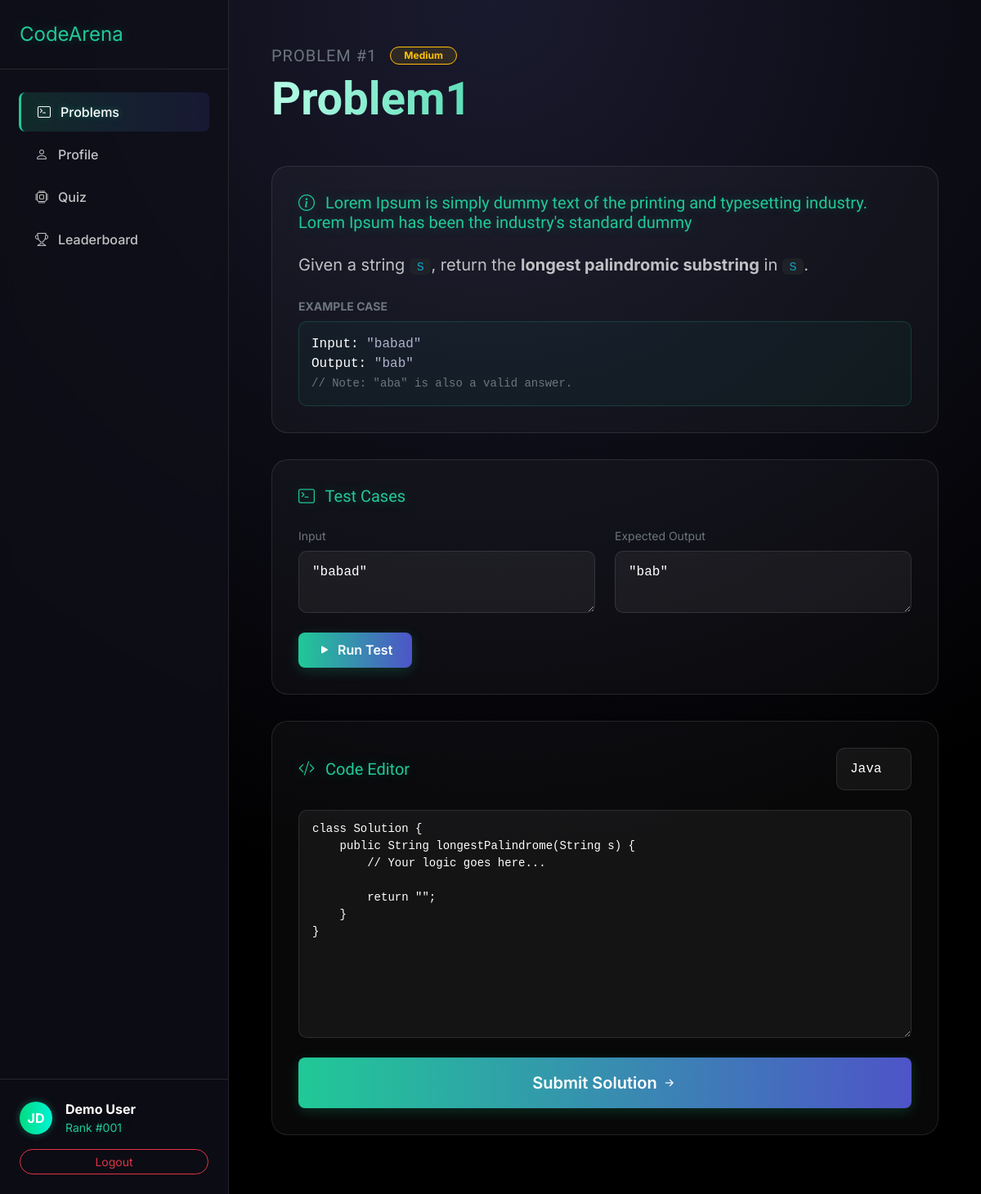
Screenshot of /problem/1/ (signed in) with the database file from the repository.
### CodeArena_app/models.py (models this page shows, shortened)
class Problem(models.Model):
    DIFFICULTY_CHOICES = [
        ('easy', 'Easy'),
        ('medium', 'Medium'),
        ('hard', 'Hard'),
    ]
    title = models.CharField(max_length=200)
    description = models.TextField()
    topic = models.ForeignKey(
        Topic,
        on_delete=models.CASCADE,
        related_name='problems'
    )
    difficulty = models.CharField(max_length=10, choices=DIFFICULTY_CHOICES)
    created_by = models.ForeignKey(
        settings.AUTH_USER_MODEL,
        on_delete=models.CASCADE,
        related_name='created_problems'
    )
    created_at = models.DateTimeField(auto_now_add=True)

### CodeArena_app/views.py (the view)
# urls.py: path("problem/<int:problem_id>/", views.problem_detail_view, name="problem_detail"),
@login_required
def problem_detail_view(request, problem_id):
    problem = Problem.objects.get(id=problem_id)
    return render(request, "problemPage.html", {
        "problem": problem
    })

### templates/problempage.html (shortened to what this page needs)
<!DOCTYPE html>
<html lang="en">
<head>
    <link href="https://cdn.jsdelivr.net/npm/bootstrap@5.3.2/dist/css/bootstrap.min.css" rel="stylesheet">
    <link rel="stylesheet" href="https://cdn.jsdelivr.net/npm/bootstrap-icons@1.13.1/font/bootstrap-icons.min.css">
</head>
<body>
    <div class="bg-radial">
        <aside class="sidebar d-none d-lg-flex">
            <div class="p-4 border-bottom border-white border-opacity-10">
                <span class="font-orbitron fs-4 text-cyan">CodeArena</span>
            </div>
            <nav class="mt-4 flex-grow-1 px-2">
                <a href="{% url 'dashboard'%}" class="nav-link-custom active"><i class="bi bi-terminal"></i> Problems</a>
                <a href="{% url 'profile' %}" class="nav-link-custom"><i class="bi bi-person"></i> Profile</a>
                <a href="{% url 'quiz' %}" class="nav-link-custom"><i class="bi bi-cpu"></i> Quiz</a>
                <a href="{%url 'leaderboard' %}" class="nav-link-custom"><i class="bi bi-trophy"></i> Leaderboard</a>
            </nav>
            <div class="p-4 mt-auto border-top border-white border-opacity-10">
                <div class="d-flex align-items-center gap-3 mb-3">
                    <div class="avatar-circle">JD</div>
                    <div>
                        <div class="fw-bold text-white">Demo User</div>
                        <div class="text-cyan small">Rank #001</div>
                    </div>
                </div>
                <button class="btn btn-outline-danger btn-sm w-100 rounded-pill">Logout</button>
            </div>
        </aside>
        <main class="main-content">
            <div class="container-fluid" style="max-width: 1000px;">
                <div class="mb-5 mt-3">
                    <div class="d-flex align-items-center gap-3 mb-2">
                        <h5 class="text-secondary m-0" style="font-family: 'Orbitron'; letter-spacing: 1px;">PROBLEM #{{problem.id}}</h5>
                        <span class="badge bg-warning bg-opacity-10 text-warning border border-warning rounded-pill px-3"> {{ problem.difficulty|title }}</span>
                    </div>
                    <h1 class="display-4 fw-bold hero-gradient-text">{{ problem.title }}</h1>
                </div>
                <div class="plugin-card futuristic">
                    <h5 class="font-heading text-cyan mb-4"><i class="bi bi-info-circle me-2"></i> {{ problem.description }}</h5>
                    <p class="fs-5 text-light opacity-75" style="line-height: 1.6;">
                        Given a string <code class="text-info bg-dark px-2 rounded">s</code>, return the <strong>longest palindromic substring</strong> in <code class="text-info bg-dark px-2 rounded">s</code>.
                    </p>
                    <div class="mt-4">
                        <p class="small text-secondary mb-2 text-uppercase fw-bold">Example Case</p>
                        <div class="example-box">
                            <span class="text-white">Input:</span> "babad"<br>
                            <span class="text-white">Output:</span> "bab"<br>
                            <span class="text-secondary small">// Note: "aba" is also a valid answer.</span>
                        </div>
                    </div>
                </div>
                <div class="plugin-card futuristic">
                    <h5 class="font-heading text-cyan mb-4"><i class="bi bi-terminal me-2"></i> Test Cases</h5>
                    <div class="row g-4">
                        <div class="col-md-6">
                            <label class="form-label text-secondary small">Input</label>
                            <textarea class="form-control form-control-dark" rows="2" readonly>"babad"</textarea>
                        </div>
                        <div class="col-md-6">
                            <label class="form-label text-secondary small">Expected Output</label>
                            <textarea class="form-control form-control-dark" rows="2" readonly>"bab"</textarea>
                        </div>
                    </div>
                    <div class="d-flex align-items-center mt-4 gap-3">
                        <button class="btn btn-glow" onclick="runSim()">
                            <i class="bi bi-play-fill me-1"></i> Run Test
                        </button>
                    </div>
                </div>
                <div class="plugin-card futuristic">
                    <div class="d-flex justify-content-between align-items-center mb-4">
                        <h5 class="font-heading text-cyan mb-0"><i class="bi bi-code-slash me-2"></i> Code Editor</h5>
                        <select class="form-select form-select-dark w-auto btn-sm">
                            <option>Java</option>
                        </select>
                    </div>
                    <textarea class="form-control form-control-dark mb-4" rows="12" style="font-size: 14px; line-height: 1.5;">
class Solution {
    public String longestPalindrome(String s) {
        // Your logic goes here...
        return "";
    }
}</textarea>
                    <button class="btn btn-glow w-100 py-3 fs-5" onclick="submitSim()">
                        Submit Solution <i class="bi bi-arrow-right-short"></i>
                    </button>
                </div>
            </div>
        </main>
    </div>
</body>
</html>

### templates/problempage.html (style rules this page uses)
:root { --primary-glow: #20c997; --secondary-glow: #8f94fb; --bg-dark: #050505; --card-bg: rgba(255, 255, 255, 0.03); --card-border: rgba(255, 255, 255, 0.1); --glow-gradient: linear-gradient(90deg, #00dc82, #0ff, #ff00ff); }
body { margin: 0; background-color: var(--bg-dark); font-family: 'Inter', sans-serif; color: #e0e0e0; min-height: 100vh; }
.bg-radial { background: radial-gradient(circle at top center, #1a1a2e 0%, #000000 70%); min-height: 100vh; width: 100%; }
h1, h2, h3, h4, h5, .font-heading { font-family: 'Orbitron', sans-serif; }
.sidebar { width: 280px; background: rgba(15, 15, 26, 0.8); backdrop-filter: blur(10px); border-right: 1px solid rgba(255, 255, 255, 0.1); position: fixed; top: 0; bottom: 0; left: 0; display: flex; flex-direction: column; z-index: 1050; }
.nav-link-custom { padding: 12px 20px; margin: 4px 15px; border-radius: 8px; color: rgba(255, 255, 255, 0.75); display: flex; align-items: center; gap: 12px; transition: all 0.3s ease; text-decoration: none; font-weight: 500; }
.nav-link-custom:hover, .nav-link-custom.active { background: linear-gradient(90deg, rgba(32, 201, 151, 0.15), rgba(78, 84, 200, 0.15)); color: #ffffff; border-left: 3px solid #20c997; text-shadow: 0 0 8px rgba(32, 201, 151, 0.4); }
.main-content { padding: 20px; transition: margin-left 0.3s ease; }
@media (min-width: 992px) { .main-content { margin-left: 280px; padding: 40px; } }
.plugin-card.futuristic { position: relative; background: var(--card-bg); border: 1px solid var(--card-border); border-radius: 20px; padding: 2rem; transition: all 0.4s cubic-bezier(0.175, 0.885, 0.32, 1.275); overflow: hidden; margin-bottom: 2rem; }
.plugin-card.futuristic::after { content: ""; position: absolute; top: 0; left: 0; right: 0; height: 1px; background: linear-gradient(90deg, transparent, var(--primary-glow), transparent); transform: translateX(-100%); transition: 0.6s; }
.text-cyan { color: var(--primary-glow); text-shadow: 0 0 15px rgba(32, 201, 151, 0.3); }
.hero-gradient-text { background: linear-gradient(90deg, #b7fce7 0%, #20c997 50%, #8f94fb 100%); -webkit-background-clip: text; -webkit-text-fill-color: transparent; font-weight: 700; }
.btn-glow { background: linear-gradient(90deg, #20c997, #4e54c8); color: white; border: none; padding: 0.6rem 1.5rem; font-weight: 600; border-radius: 8px; transition: all 0.3s ease; box-shadow: 0 4px 15px rgba(32, 201, 151, 0.2); }
.form-control-dark, .form-select-dark { background: rgba(255, 255, 255, 0.05) !important; border: 1px solid var(--card-border) !important; color: #fff !important; border-radius: 10px; padding: 0.8rem 1rem; font-family: 'JetBrains Mono', monospace; transition: all 0.3s ease; }
.example-box { background: rgba(32, 201, 151, 0.05); border: 1px solid rgba(32, 201, 151, 0.2); padding: 15px; border-radius: 10px; color: #b0b0cc; font-family: 'JetBrains Mono', monospace; }
.avatar-circle { width: 40px; height: 40px; background: var(--glow-gradient); background-size: 300%; animation: borderFlow 4s infinite linear; border-radius: 50%; display: flex; align-items: center; justify-content: center; font-weight: bold; color: white; box-shadow: 0 0 10px rgba(32, 201, 151, 0.4); }

### rows the page displays
Problem: id "1", difficulty "Medium", title "Problem1", description "Lorem Ipsum is simply dummy text of the printing and typesetting industry. Lorem Ipsum has been the industry's standard dummy"
